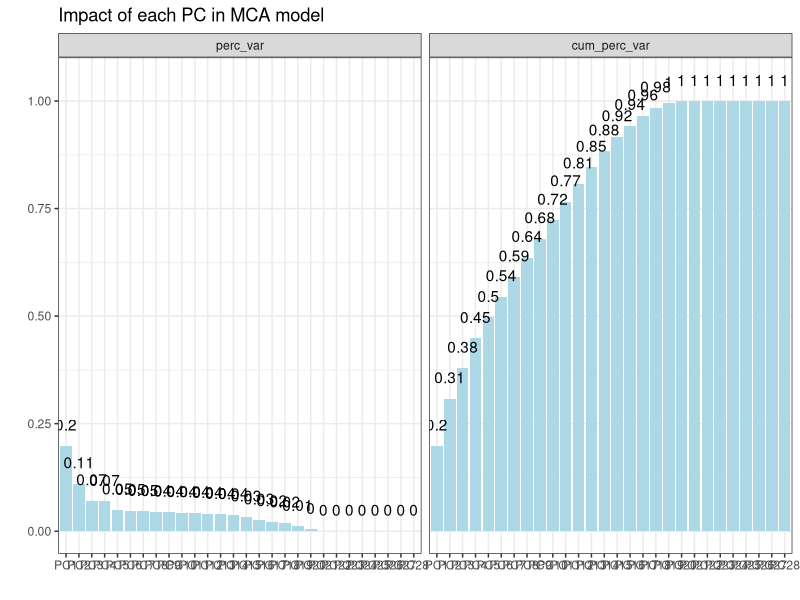
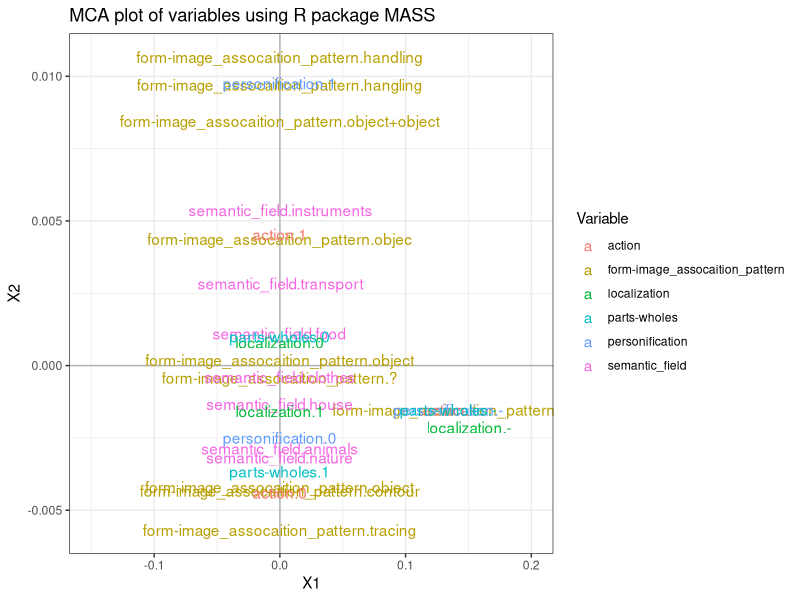

Generate these figures, in order, with R:
## ---- chunk 1
knitr::opts_chunk$set(echo = TRUE, message = FALSE, error = FALSE)
## ---- chunk 2
library(tidyverse)
sign <- read_csv2("refactored_table.csv")
sign %>% 
  filter(non_iconic == "0") %>% 
  select(4, 6, 1, 2, 8:11) %>% 
  mutate_all(funs(factor)) -> 
  sign
sign
summary(sign)
## ---- chunk 3
library(MASS)
sign_mca <- mca(sign[,-c(2:3)], nf = 28)
data_frame(pca = factor(paste0("PC", seq_along(sign_mca$d)), 
                        levels = paste0("PC", seq_along(sign_mca$d))),
           eigenvalue = sign_mca$d^2,
           perc_var = round(sign_mca$d^2/sum(sign_mca$d^2), 3),
           cum_perc_var = cumsum(perc_var)) %>% 
  arrange(desc(perc_var)) ->
  sign_mca_results

sign_mca_results %>% 
  gather(method, value, perc_var:cum_perc_var) %>%
  mutate(method = factor(method, levels = c("perc_var", "cum_perc_var"))) %>% 
  ggplot(aes(pca, value, label = round(value, 2)))+
  geom_col(fill = "lightblue")+
  geom_text(aes(y = value + 0.05))+
  facet_grid(~method, scales = "free_x")+
  theme_bw()+
  labs(x = "", y = "",
       title = "Impact of each PC in MCA model")
## ---- chunk 4
# data frame for ggplot
cats = apply(sign[,-c(2:3)], 2, function(x) nlevels(as.factor(x)))
data.frame(sign_mca$cs,  Variable = rep(names(cats), cats)) %>% 
  ggplot(aes(x = X1, y = X2, label = rownames(.))) +
   geom_hline(yintercept = 0, colour = "gray70") +
   geom_vline(xintercept = 0, colour = "gray70") +
   geom_text(aes(colour = Variable)) +
   ggtitle("MCA plot of variables using R package MASS")+
  theme_bw()+
  scale_x_continuous(limits = c(-0.15, 0.2))
